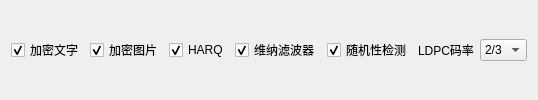
               <widget class="QWidget" name="crcImage_and_enable_encodedMsg_parent_widget" native="true">
                <layout class="QGridLayout" name="gridLayout_3">
                 <item row="2" column="1">
                  <widget class="QCheckBox" name="enable_encodedMsg_check_box">
                   <property name="maximumSize">
                    <size>
                     <width>85</width>
                     <height>16777215</height>
                    </size>
                   </property>
                   <property name="text">
                    <string>加密文字</string>
                   </property>
                   <property name="checked">
                    <bool>true</bool>
                   </property>
                  </widget>
                 </item>
                 <item row="2" column="2">
                  <widget class="QCheckBox" name="enable_encodedImg_check_box">
                   <property name="minimumSize">
                    <size>
                     <width>0</width>
                     <height>0</height>
                    </size>
                   </property>
                   <property name="maximumSize">
                    <size>
                     <width>85</width>
                     <height>16777215</height>
                    </size>
                   </property>
                   <property name="text">
                    <string>加密图片</string>
                   </property>
                   <property name="checked">
                    <bool>true</bool>
                   </property>
                  </widget>
                 </item>
                 <item row="2" column="9">
                  <widget class="QComboBox" name="ldpc_rate_combo_box">
                   <property name="maximumSize">
                    <size>
                     <width>75</width>
                     <height>16777215</height>
                    </size>
                   </property>
                   <item>
                    <property name="text">
                     <string>2/3</string>
                    </property>
                   </item>
                   <item>
                    <property name="text">
                     <string>1/2</string>
                    </property>
                   </item>
                   <item>
                    <property name="text">
                     <string>1/3</string>
                    </property>
                   </item>
                   <item>
                    <property name="text">
                     <string>1/4</string>
                    </property>
                   </item>
                   <item>
                    <property name="text">
                     <string>1/5</string>
                    </property>
                   </item>
                  </widget>
                 </item>
                 <item row="2" column="8">
                  <widget class="QLabel" name="label_49">
                   <property name="maximumSize">
                    <size>
                     <width>75</width>
                     <height>16777215</height>
                    </size>
                   </property>
                   <property name="text">
                    <string>LDPC码率</string>
                   </property>
                  </widget>
                 </item>
                 <item row="2" column="4">
                  <widget class="QCheckBox" name="enable_harq_check_box">
                   <property name="maximumSize">
                    <size>
                     <width>75</width>
                     <height>16777215</height>
                    </size>
                   </property>
                   <property name="text">
                    <string>HARQ</string>
                   </property>
                   <property name="checked">
                    <bool>true</bool>
                   </property>
                  </widget>
                 </item>
                 <item row="2" column="5">
                  <widget class="QCheckBox" name="enable_winner_filter_box">
                   <property name="maximumSize">
                    <size>
                     <width>100</width>
                     <height>16777215</height>
                    </size>
                   </property>
                   <property name="text">
                    <string>维纳滤波器</string>
                   </property>
                   <property name="checked">
                    <bool>true</bool>
                   </property>
                  </widget>
                 </item>
                 <item row="2" column="6">
                  <widget class="QCheckBox" name="enable_randomTest_check_box">
                   <property name="text">
                    <string>随机性检测</string>
                   </property>
                   <property name="checked">
                    <bool>true</bool>
                   </property>
                  </widget>
                 </item>
                </layout>
               </widget>
